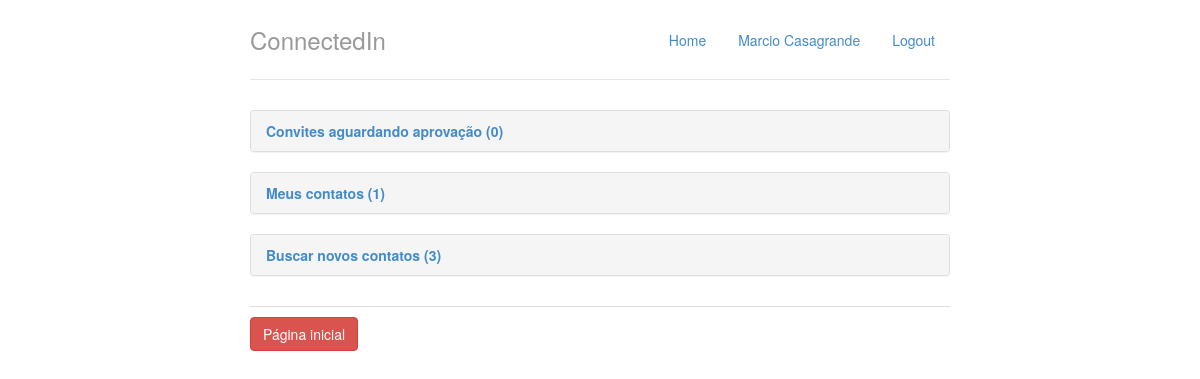
Before: /perfis with the older database file.
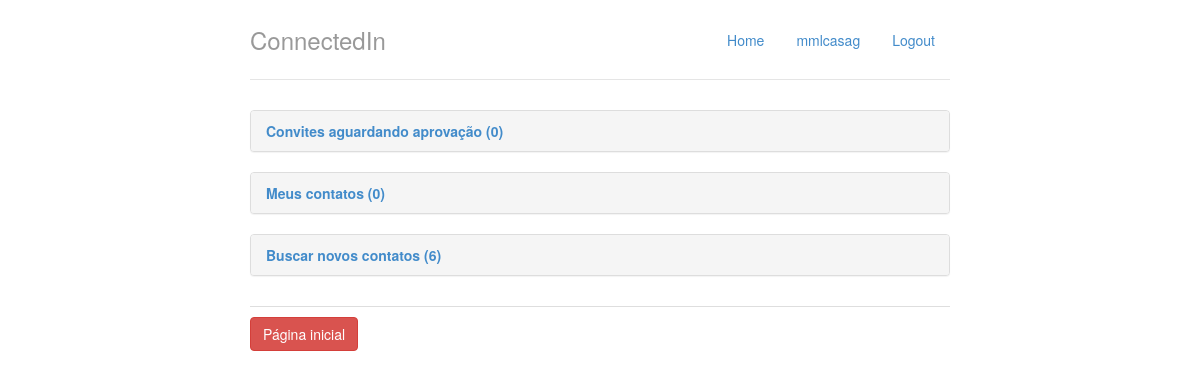
After: the same page with the newer database file.
### perfis/models.py (models this page shows, shortened)
class Perfil(models.Model):
    nome = models.CharField(max_length=80, null=False)
    telefone = models.CharField(max_length=25, null=True)
    nome_empresa = models.CharField(max_length=80, null=True)
    contatos = models.ManyToManyField('self')
    usuario = models.OneToOneField(User, related_name="perfil")

### perfis/views.py (the view)
# urls.py: url(r'^perfis$', views.listar, name='listar'),
def listar(request):
	perfis = Perfil.objects.all()
	perfil_logado = get_perfil_logado(request)
	return render(request, 'perfis.html', { 'perfis' : perfis, 'perfil_logado' : perfil_logado })

### perfis/views.py (called while the page is built)
def get_perfil_logado(request):
	return Perfil.objects.get(id=1)

### perfis/templates/perfis.html (shortened to what this page needs)
{% extends "base.html" %}
{% block body %}
{% with qtd_convites=perfil_logado.convites_recebidos.count %}
{% if qtd_convites %}
	<div class="panel-group">
		<div class="panel panel-default">
			<div class="panel-heading">
				<a data-toggle="collapse" href="#collapse1">
					<strong>Convites aguardando aprovação ({{qtd_convites}})</strong>
				</a>
			</div>
			<div id="collapse1" class="panel-collapse collapse" style="padding: 10px">
				<ul class="list-group">
				{% for convite in perfil_logado.convites_recebidos.all %}
					<li class="list-group-item">
						{{ convite.solicitante.nome }}
						<a href="{% url 'aceitar' convite.id %}" class="pull-right">Aceitar</a>
					</li>
				{% endfor %}
				</ul>
			</div>
		</div>
	</div>
{% else %}
	<div class="panel-group">
		<div class="panel panel-default">
			<div class="panel-heading">
				<a data-toggle="collapse" href="#collapse2">
					<strong>Convites aguardando aprovação (0)</strong>
				</a>
			</div>
		</div>
	</div>
{% endif %}
{% endwith %}
<br>
{% with qtd_contatos=perfil_logado.contatos.count %}
{% if qtd_contatos %}
	<div class="panel-group">
		<div class="panel panel-default">
			<div class="panel-heading">
				<a data-toggle="collapse" href="#collapse3">
					<strong>Meus contatos ({{qtd_contatos}})</strong>
				</a>
			</div>
		</div>
	</div>
{% else %}
	<div class="panel-group">
		<div class="panel panel-default">
			<div class="panel-heading">
				<a data-toggle="collapse" href="#collapse4">
					<strong>Meus contatos (0)</strong>
				</a>
			</div>
		</div>
	</div>
{% endif %}
{% endwith %}
<br>
{% with qtd_perfis=perfis.count %}
{% if qtd_perfis %}
	<div class="panel-group">
		<div class="panel panel-default">
			<div class="panel-heading">
				<a data-toggle="collapse" href="#collapse5">
					<strong>Buscar novos contatos ({{qtd_perfis}})</strong>
				</a>
			</div>
		</div>
	</div>
{% endif %}
{% endwith %}
<div class="panel-buttons">
	<div class="pull-left">
		<a href="{% url 'index' %}" class="btn btn-danger">Página inicial</a>
	</div>
</div>
{% endblock %}

### perfis/templates/base.html (shortened to what this page needs)
{% load staticfiles %}
<!DOCTYPE html>
<html lang="pr-br">
<head>
	<link rel="stylesheet" href="{% static 'styles/bootstrap.css' %}">
	<link rel="stylesheet" href="{% static 'styles/main.css' %}">
</head>
<body>
	<div class="container">
		<div class="header">
			<ul class="nav nav-pills pull-right">
				<li><a href="{% url 'index' %}">Home</a></li>
				<li><a href="{% url 'index' %}">{{ perfil_logado.nome }}</a></li>
				<li><a href="{% url 'index' %}">Logout</a></li>
			</ul>
			<h3 class="text-muted">ConnectedIn</h3>
		</div>
		<div class="row-content">
{% block body %}
{% endblock %}
		</div>
	</div>
</body>
</html>

### perfis/static/styles/main.css (style rules this page uses)
body { padding-top: 20px; padding-bottom: 20px; }
.header, .content, .footer { padding-left: 15px; padding-right: 15px; }
.header { border-bottom: 1px solid #e5e5e5; }
.header h3 { margin-top: 0; margin-bottom: 0; line-height: 40px; padding-bottom: 19px; }
@media (min-width: 768px) { .container { max-width: 730px; } }
@media screen and (min-width: 768px) { .header, .content, .footer { padding-left: 0; padding-right: 0; } }
@media screen and (min-width: 768px) { .header { margin-bottom: 30px; } }
.panel-buttons { margin-top: 30px; border-top: 1px solid #DEDEDE; padding-top: 10px; }

Changed rows visible on the page:
changed Perfil: nome "Marcio Casagrande" → "mmlcasag"
Other visible differences:
{{ qtd_perfis }}: "3" → "6"
{{ qtd_contatos }}: "1" → (not shown)
text no longer shown: "Meus contatos ( )"
text now shown: "Meus contatos (0)"
